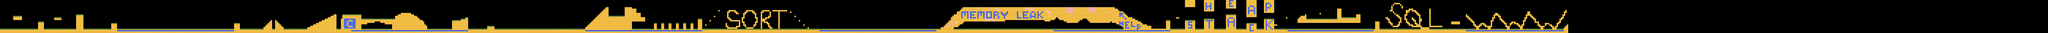

This game map was drawn from its Tiled (.tmx) file and the tilesets committed beside it. A one-line description and the trimmed map source follow:
An orthogonal 1400x23 tile map with 16x16 px tiles, 2 tile layers (ground, grass) and 708 objects (335x cookie, 37x spike, 27x stone, 13x deadlyflower, enemy1, ...).

<map version="1.9" tiledversion="1.9.2" orientation="orthogonal" renderorder="right-down" width="1400" height="23" tilewidth="16" tileheight="16" infinite="0" nextlayerid="5" nextobjectid="938">
 <tileset firstgid="1" name="tiles" tilewidth="16" tileheight="16" tilecount="56" columns="14">
  <image source="../../assets/tiles.png" width="224" height="64" />
 </tileset>
 <layer id="1" name="ground" width="1400" height="23">
  <data>[32200 cells, 6894 non-empty, 11 distinct tile ids]</data>
 </layer>
 <objectgroup color="#aa00ff" id="4" name="entity">
  <!-- 708 objects omitted --></objectgroup>
 <layer id="2" name="grass" width="1400" height="23">
  <data>[32200 cells, 996 non-empty, 7 distinct tile ids]</data>
 </layer>
 <objectgroup color="#ff0000" id="3" name="solid">
  <!-- 290 objects omitted --></objectgroup>
</map>
<!-- 708 of 708 objects omitted -->
